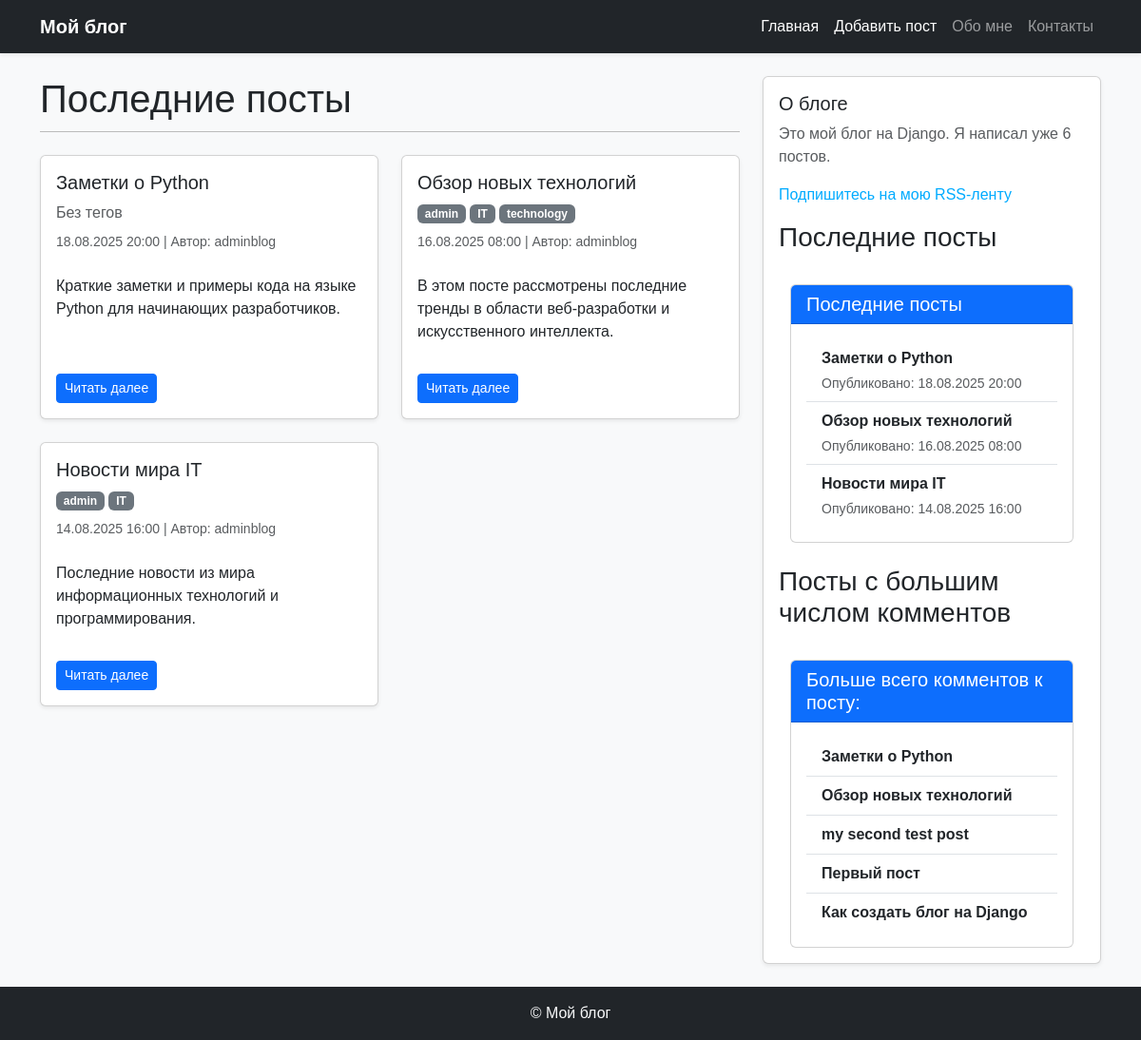
The app's page /, older data.
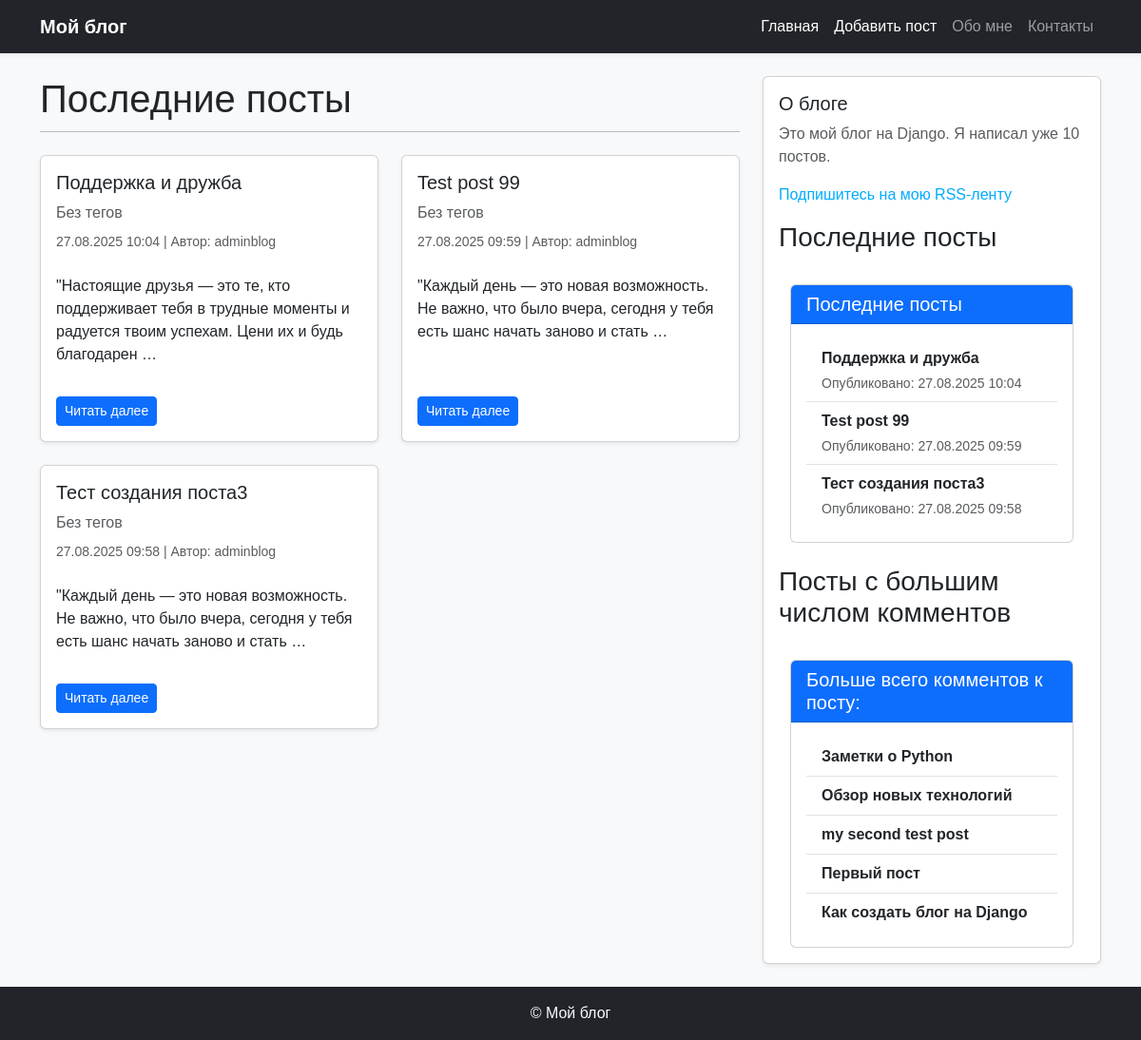
The same page, newer data.
### blog/models.py (models this page shows, shortened)
class Post(models.Model):
    class Status(models.TextChoices):
        DRAFT = 'DF', 'Draft'
        PUBLISHED = 'PB', 'Published'
    title = models.CharField(max_length=50, verbose_name='название')
    slug = models.SlugField(max_length=50, unique_for_date='publish', verbose_name='слаг')
    body = models.TextField(verbose_name='содержание')
    publish = models.DateTimeField(default=timezone.now, verbose_name='дата публикации')
    created = models.DateTimeField(auto_now_add=True, verbose_name='создан')
    updated = models.DateTimeField(auto_now=True, verbose_name='обновлен')
    status = models.CharField(max_length=2, choices=Status.choices, default=Status.DRAFT, verbose_name='статус')
    author = models.ForeignKey(User, on_delete=models.CASCADE, related_name='blog_posts', verbose_name='автор')
    objects = models.Manager()
    published = PublishManager()
    tags = TaggableManager()
    class Meta:
        ordering = ['-publish']
        verbose_name = 'пост'
        verbose_name_plural = 'посты'
        indexes = [
            models.Index(fields=['-publish']),
        ]
    def get_absolute_url(self):
        return reverse('blog:post_detail',
                       args=[
                            self.publish.year,
                            self.publish.month,
                            self.publish.day,
                            self.slug
                        ])

### blog/views.py (the view)
# urls.py: path('', index_view, name='index'),
def index_view(request):
    posts = Post.published.all()[:3]
    context = {
        'title':'Home: главная',
        'posts':posts,
    }
    return render(request, 'blog/post/index.html', context=context)

### blog/models.py (called while the page is built)
    def get_queryset(self):
        return super().get_queryset().filter(status=Post.Status.PUBLISHED)

### blog/templatetags/blog_tags.py (called while the page is built)
@register.simple_tag
def total_posts():
    return Post.published.count()

@register.inclusion_tag('blog/post/latest_posts.html')
def show_latest_posts(count=5):
    latest_posts = Post.published.order_by('-publish')[:count]
    return {'latest_posts':latest_posts}

@register.simple_tag
def get_most_commented_posts(count=5):
    return Post.published.annotate(
        total_comments=Count('comments')
    ).order_by('-total_comments')[:count]

### blog/templates/blog/post/index.html (shortened to what this page needs)
{% extends "blog/base.html" %}
{% block content %}
  <h1 class="mb-4">Последние посты</h1>
  <div class="row">
    {% for post in posts %}
      <div class="col-md-6 mb-4">
        <div class="card shadow-sm h-100">
          <div class="card-body d-flex flex-column">
            <h2 class="card-title h5">
              <a href="{{ post.get_absolute_url }}" class="text-decoration-none text-dark">
                {{ post.title }}
              </a>
            </h2>
            <p class="mb-2">
              {% for tag in post.tags.all %}
                <a href="{% url 'blog:posts_list_by_tag' tag.slug %}" class="badge bg-secondary text-decoration-none">
                  {{ tag.name }}
                </a>
              {% empty %}
                <span class="text-muted">Без тегов</span>
              {% endfor %}
            </p>
            <p class="text-muted small mb-2">
              {{ post.publish|date:"d.m.Y H:i" }} | Автор: {{ post.author }}
            </p>
            <p class="card-text">
              {{ post.body|truncatewords:20|linebreaks }}
            </p>
            <div class="mt-auto">
              <a href="{{ post.get_absolute_url }}" class="btn btn-sm btn-primary">Читать далее</a>
            </div>
          </div>
        </div>
      </div>
    {% empty %}
      <p class="text-muted">Постов пока нет.</p>
    {% endfor %}
  </div>
{% endblock %}

### blog/templates/blog/base.html (shortened to what this page needs)
{% load blog_tags %}
{% load static %}
<!DOCTYPE html>
<html lang="ru">
<head>
  <link rel="stylesheet" href="https://cdn.jsdelivr.net/npm/bootstrap@5.3.2/dist/css/bootstrap.min.css">
  <link href="{% static 'css/blog.css' %}" rel="stylesheet">
</head>
<body class="bg-light">
  <nav class="navbar navbar-expand-lg navbar-dark bg-dark shadow-sm">
    <div class="container">
      <a class="navbar-brand fw-bold" href="{% url 'blog:posts_list' %}">Мой блог</a>
      <div class="collapse navbar-collapse" id="navbarContent">
        <ul class="navbar-nav ms-auto">
          <li class="nav-item"><a class="nav-link active" href="{% url 'blog:index' %}">Главная</a></li>
          <li class="nav-item"><a class="nav-link active" href="{% url 'blog:post_create' %}">Добавить пост</a></li>
          <li class="nav-item"><a class="nav-link" href="#">Обо мне</a></li>
          <li class="nav-item"><a class="nav-link" href="#">Контакты</a></li>
        </ul>
      </div>
    </div>
  </nav>
  <div class="container mt-4">
    <div class="row">
      <main class="col-md-8 mb-4">
        {% block content %}{% endblock %}
      </main>
      <aside class="col-md-4">
        <div class="card shadow-sm p-3">
          <h2 class="h5">О блоге</h2>
          <p class="text-muted">
            Это мой блог на Django.
            Я написал уже {% total_posts %} постов.
          </p>
          <p>
           <a href="{% url 'blog:post_feed' %}">
             Подпишитесь на мою RSS-ленту
           </a>
          </p>
          <h3>Последние посты</h3>
            {% show_latest_posts 3 %}
          <br>
          <h3>Посты с большим числом комментов</h3>
          <div class="container mt-4">
            <div class="card">
              <div class="card-header bg-primary text-white">
                <h5 class="mb-0">Больше всего комментов к посту:</h5>
              </div>
              {% get_most_commented_posts as most_commented_posts %}
              <div class="card-body">
                <ul class="list-group list-group-flush">
                  {% for post in most_commented_posts %}
                  <li class="list-group-item">
                    <a href="{{ post.get_absolute_url }}" class="text-decoration-none fw-bold text-dark">{{ post.title }}</a>
                  </li>
                  {% endfor %}
                </ul>
              </div>
            </div>
          </div>
        </div>
      </aside>
    </div>
  </div>
  <footer class="bg-dark text-light text-center py-3 mt-4">
    <p class="mb-0">&copy; {{ now|date:"Y" }} Мой блог</p>
  </footer>
</body>
</html>

### blog/templates/blog/post/latest_posts.html
<div class="container mt-4">
  <div class="card">
    <div class="card-header bg-primary text-white">
      <h5 class="mb-0">Последние посты</h5>
    </div>
    <div class="card-body">
      <ul class="list-group list-group-flush">
        {% for post in latest_posts %}
        <li class="list-group-item">
          <a href="{{ post.get_absolute_url }}" class="text-decoration-none fw-bold text-dark">
            {{ post.title }}
          </a>
          <div class="text-muted small mt-1">
            Опубликовано: {{ post.publish|date:"d.m.Y H:i" }}
          </div>
        </li>
        {% endfor %}
      </ul>
    </div>
  </div>
</div>

Row changes from the older to the newer data that the page shows:
no longer on this page (row unchanged): Tag: name "admin"
no longer on this page (row unchanged): Tag: name "IT"
no longer on one of the page's lists (row unchanged): Post: title "Заметки о Python", publish "18.08.2025 20:00", author "adminblog", body "Краткие заметки и примеры кода на языке Python для начинающих разработчиков."
no longer on one of the page's lists (row unchanged): Post: title "Обзор новых технологий", publish "16.08.2025 08:00", author "adminblog", body "В этом посте рассмотрены последние тренды в области веб-разработки и искусственного интеллекта."
no longer on this page (row unchanged): Post: title "Новости мира IT", publish "14.08.2025 16:00", author "adminblog", body "Последние новости из мира информационных технологий и программирования."
added Post: title "Поддержка и дружба", publish "27.08.2025 10:04", author "adminblog", body "\"Настоящие друзья — это те, кто поддерживает тебя в трудные моменты и радуется твоим успехам. Цени их и будь благодарен …"
added Post: title "Test post 99", publish "27.08.2025 09:59", author "adminblog", body "\"Каждый день — это новая возможность. Не важно, что было вчера, сегодня у тебя есть шанс начать заново и стать …"
added Post: title "Тест создания поста3", publish "27.08.2025 09:58", author "adminblog", body "\"Каждый день — это новая возможность. Не важно, что было вчера, сегодня у тебя есть шанс начать заново и стать …"
computed for Post "Обзор новых технологий": loses Tag (name "technology")
Text that changed along with them:
text no longer shown: "6"
text now shown: "10"
